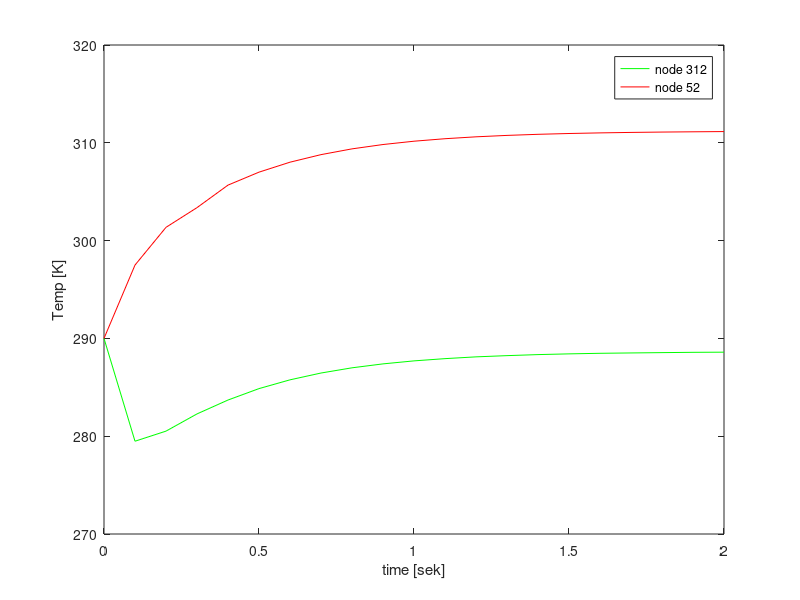

Source code (MATLAB):
clear all
close all
clc

n312 = [290 279.487 280.519 282.279 283.699 284.867 285.764 286.460 286.993 287.395 287.702 287.931 288.113 288.238 288.344 288.419 288.477 288.513 288.546 288.577 288.592];
n52 = [290 297.499 301.357 303.371 305.674 306.999 308.018 308.790 309.380 309.824 310.163 310.418 310.612 310.757 310.868 310.951 311.014 311.062 311.098 311.125 311.149];
time = [0:0.1:2];
plot(time, n312, 'g');
xlabel('time [sek]');
ylabel('Temp [K]');
hold on
plot(time, n52, 'r');
legend('node 312', 'node 52');